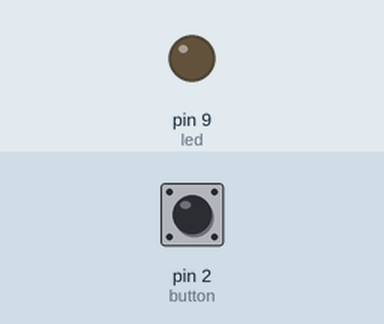
A sketch run on a simulated Arduino Uno, built with avr-gcc and run on an emulated ATmega328P. Parts: output pins drawn as LEDs (lit = HIGH). The inputs (shaded band) are chosen by the test bench; at power-on: pin 2 (button) HIGH. What the sketch prints to the serial monitor is not drawn.

Above: at 6.9 s.
7.0 s: pin 2 (button) pulled LOW for 3 s
At 7.96 s:
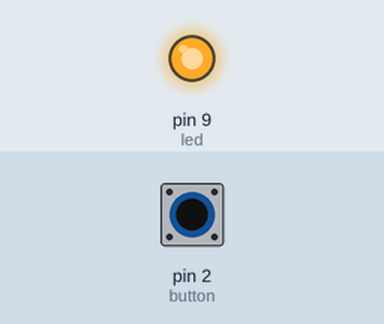
11.5 s: pin 2 (button) pulled LOW for 3 s
Timing chart, 0 to 22.0 s (numbered marks = the images above; inputs shaded):
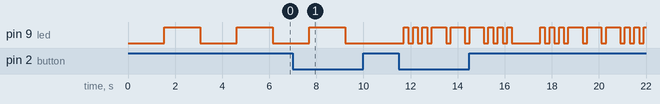

The sketch:

pwm_night_light.ino
```cpp
const int led = 9;
const int button = 2;

int mode = 1;
bool lastButtonState = HIGH;

void setup() {
  pinMode(led, OUTPUT);
  pinMode(button, INPUT_PULLUP);

  Serial.begin(9600);
  Serial.println("Mode 1: Slow Breathing");
}

void loop() {

  bool currentButtonState = digitalRead(button);

  if (lastButtonState == HIGH && currentButtonState == LOW) {
    mode++;

    if (mode > 3)
      mode = 1;

    if (mode == 1)
      Serial.println("Mode 1: Slow Breathing");

    else if (mode == 2)
      Serial.println("Mode 2: Fast Pulse");

    else
      Serial.println("Mode 3: SOS");

    delay(200);   // Debounce
  }

  lastButtonState = currentButtonState;

  if (mode == 1)
    slowBreathing();
  else if (mode == 2)
    fastPulse();
  else
    sosPattern();
}

void slowBreathing() {
  for (int i = 0; i <= 255; i++) {
    analogWrite(led, i);
    delay(6);
  }

  for (int i = 255; i >= 0; i--) {
    analogWrite(led, i);
    delay(6);
  }
}

void fastPulse() {
  for (int i = 0; i <= 255; i++) {
    analogWrite(led, i);
    delay(1);
  }

  for (int i = 255; i >= 0; i--) {
    analogWrite(led, i);
    delay(1);
  }
}

void sosPattern() {

  // ...

  for (int i = 0; i < 3; i++) {
    digitalWrite(led, HIGH);
    delay(200);
    digitalWrite(led, LOW);
    delay(200);
  }

  // ---

  for (int i = 0; i < 3; i++) {
    digitalWrite(led, HIGH);
    delay(600);
    digitalWrite(led, LOW);
    delay(200);
  }

  // ...

  for (int i = 0; i < 3; i++) {
    digitalWrite(led, HIGH);
    delay(200);
    digitalWrite(led, LOW);
    delay(200);
  }

  delay(1000);
}
```

Measured:
- after the input at 7.0 s, pin 9 (led): goes on until 9.2 s, then stays LOW
- by itself, pin 9 (led): alternates HIGH for 1.5 s and LOW for 1.5 s
